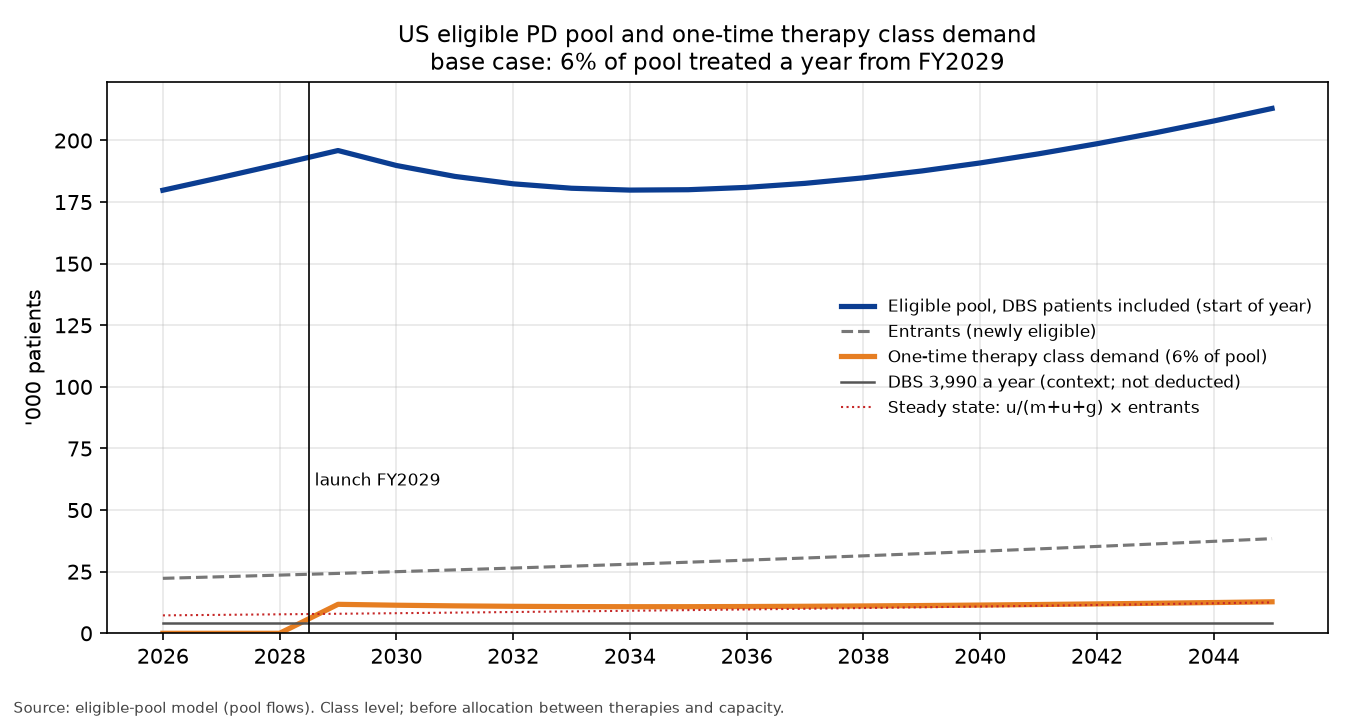

Write the Python code that produced this figure.
import json, matplotlib; matplotlib.use('Agg'); import matplotlib.pyplot as plt
d=json.load(open('pd_simple4_model.json')); R=d['rows']; t=[r['t'] for r in R]
f,ax=plt.subplots(figsize=(9,4.8))
ax.plot(t,[r['S']/1e3 for r in R],lw=2.5,color='#0b3d91',label='Eligible pool, DBS patients included (start of year)')
ax.plot(t,[r['E']/1e3 for r in R],lw=1.5,ls='--',color='#777',label='Entrants (newly eligible)')
ax.plot(t,[r['T']/1e3 for r in R],lw=2.5,color='#e67e22',label='One-time therapy class demand (6% of pool)')
ax.plot(t,[r['DBS']/1e3 for r in R],lw=1.2,color='#555',label='DBS 3,990 a year (context; not deducted)')
ax.plot(t,[d['chain']['Pss']*r['E']/1e3 for r in R],lw=1,ls=':',color='#c62828',label='Steady state: u/(m+u+g) × entrants')
ax.axvline(d['inputs']['LAU']-0.5,color='k',lw=0.8); ax.text(d['inputs']['LAU']-0.4,60,'launch FY2029',fontsize=8)
ax.set_ylabel("'000 patients"); ax.set_ylim(0); ax.grid(alpha=.3); ax.legend(frameon=False,fontsize=8,loc='center right')
ax.set_title('US eligible PD pool and one-time therapy class demand\nbase case: 6% of pool treated a year from FY2029',fontsize=11); ax.set_xticks(t[::2])
plt.figtext(0.01,0.01,'Source: eligible-pool model (pool flows). Class level; before allocation between therapies and capacity.',fontsize=7,color='#444')
plt.tight_layout(rect=(0,0.04,1,1)); plt.savefig('pd_simple4_chart.png',dpi=150)
